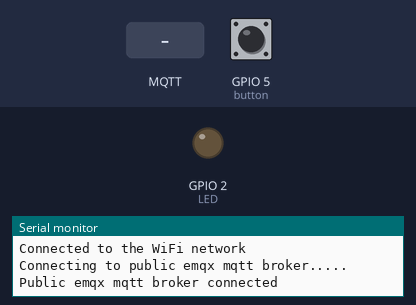
Bench run of a sketch on a simulated ESP8266 (NodeMCU). Shown: output pins drawn as LEDs (lit = HIGH), the last lines printed to the serial monitor. The test bench sets the inputs (shaded band); at power-on: GPIO 5 (button) LOW. WiFi joins after 1.5 s; servers stay silent unless stated; no MQTT or app messages arrive unless stated.

Above: at 2.7 s.
2.8 s: MQTT message "1" arrives on the first subscribed topic
At 4.0 s:
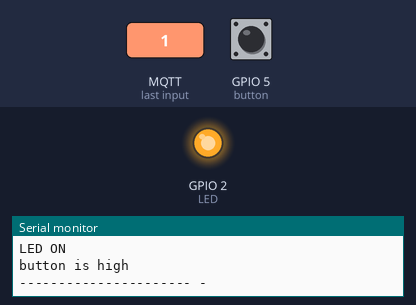
4.3 s: MQTT message "0" arrives on the first subscribed topic
At 5.1 s:
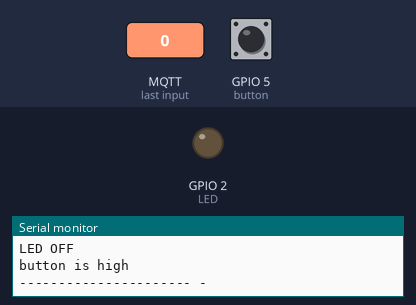
Timing chart, 0 to 7.3 s (numbered marks = the images above; inputs shaded):
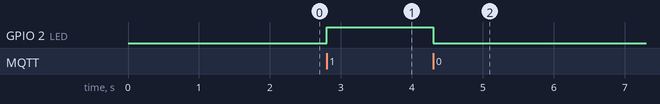

The sketch:

button_mqtt.ino
```cpp
#include <ESP8266WiFi.h>
#include <PubSubClient.h>
int LED = 2;
int button = 5;
// WiFi
const char *ssid = ""; // Enter your WiFi name
const char *password = "";  // Enter WiFi password
// Enter WiFi password
// MQTT Broker
const char *mqtt_broker = "192.168.1.120";
const char *topic = "led";
const char *mqtt_username = "";
const char *mqtt_password = "";
const int mqtt_port = 1883;
WiFiClient espClient;
PubSubClient client(espClient);
void setup() {
  // Set software serial baud to 115200;
  Serial.begin(115200);
  // connecting to a WiFi network
  pinMode(LED, OUTPUT);
  pinMode(button, INPUT);
  digitalWrite(LED, LOW);
  WiFi.begin(ssid, password);
  while (WiFi.status() != WL_CONNECTED) {
    delay(500);
    Serial.println("Connecting to WiFi..");
  }
  Serial.println("Connected to the WiFi network");
  //connecting to a mqtt broker
  client.setServer(mqtt_broker, mqtt_port);
  client.setCallback(callback);
  while (!client.connected()) {
    String client_id = "esp8266-client-";
    client_id += String(WiFi.macAddress());
    Serial.println("Connecting to public emqx mqtt broker.....");
    if (client.connect(client_id.c_str(), mqtt_username, mqtt_password)) {
      Serial.println("Public emqx mqtt broker connected");
    } else {
      Serial.print("failed with state ");
      Serial.print(client.state());
      delay(2000);
    }
  }
  // publish and subscribe
  client.publish(topic, "MQTT STARTED...");
  client.subscribe(topic);
}
void callback(char *topic, byte *payload, unsigned int length) {
  Serial.print("Message arrived in topic: ");
  Serial.println(topic);
  Serial.print("Message:");
  int value = digitalRead(button);
  String message;
  for (int i = 0; i < length; i++) {
    message = message + (char) payload[i];
    // convert *byte to string
  }
  Serial.println(message);
  if (message == "1") {
    digitalWrite(LED, HIGH);
    Serial.println("LED ON");
  }// LED on
  if (message == "0") {
    digitalWrite(LED, LOW);  // LED off
    Serial.println("LED OFF");
  }
   if (value = HIGH) {
    Serial.println("button is high");
  }
  if (value = LOW) {
    Serial.println("button is low");
  }

  Serial.println();
  Serial.println("---------------------- -");
}
void loop() {

  client.loop();
}
```

Measured:
- after the input at 2.8 s, GPIO 2 (LED): LOW → HIGH at once
- after the input at 4.3 s, GPIO 2 (LED): HIGH → LOW at once
